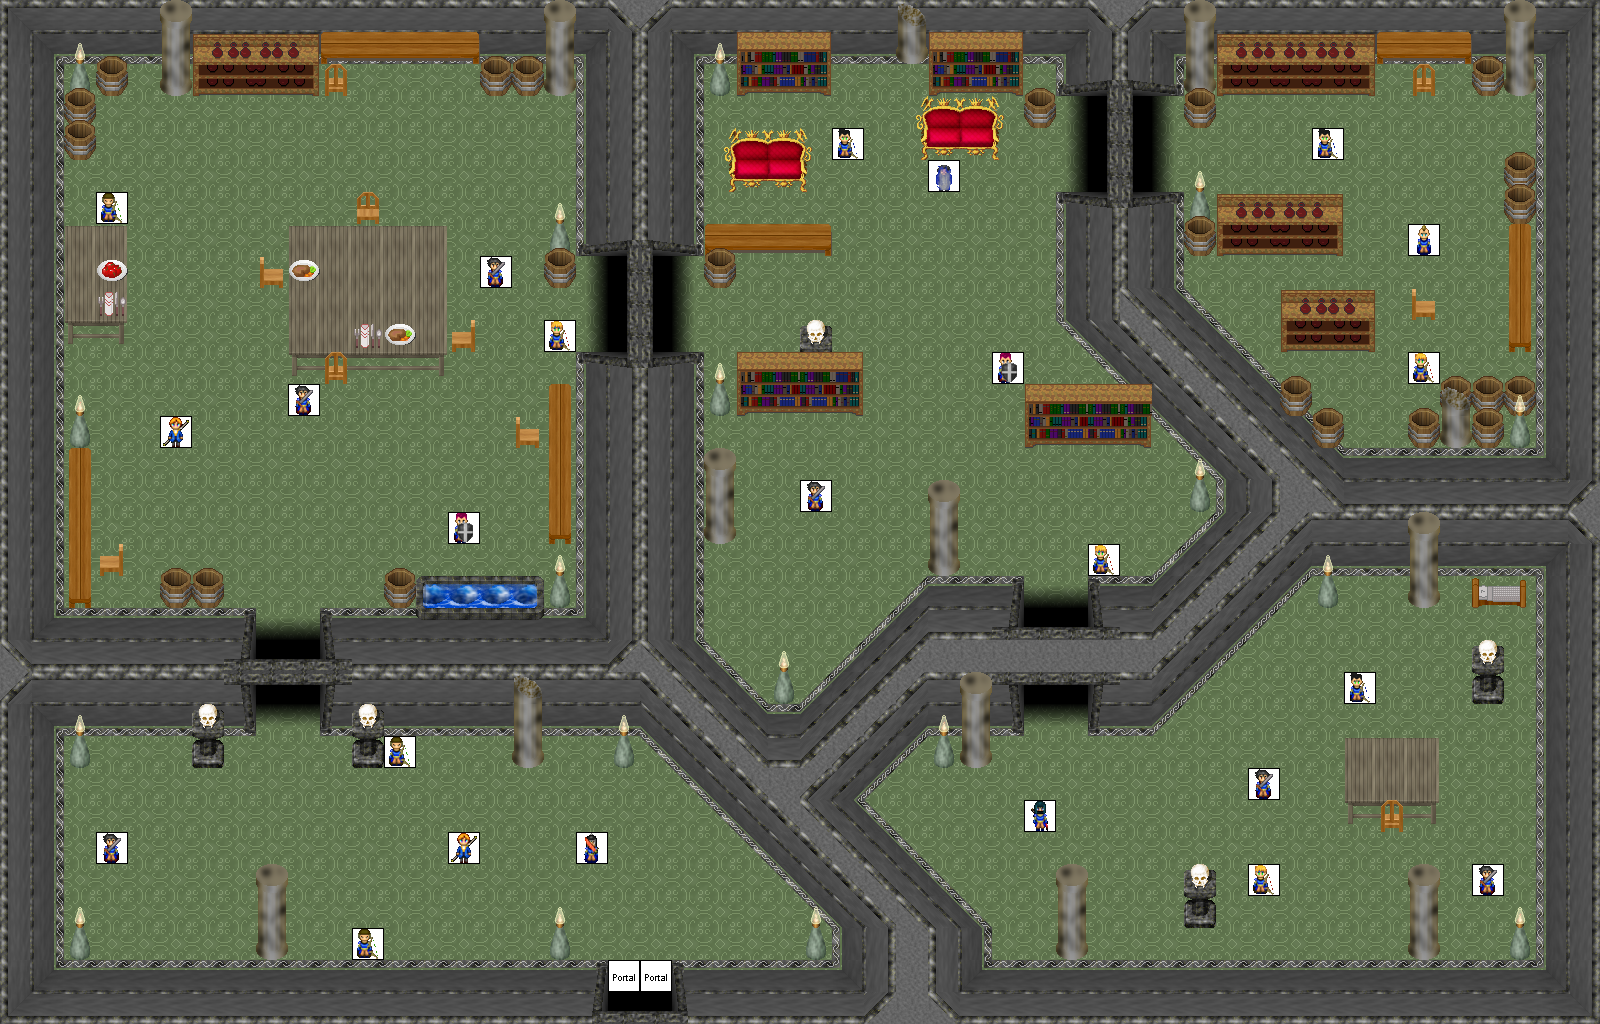

Below is a game level as drawn by its tile map, then a one-line description and the .tmx that defines it (tile-layer data replaced by summaries):
An orthogonal 50x32 tile map with 32x32 px tiles, 6 tile layers (0_floor, 1_terrain, 2_object, 3_roof, ...), 1 hidden layer not drawn, 21 tilesets and 6 objects (4x mapchange, 2x mapchange_exit).

<map version="1.8" tiledversion="1.8.4" orientation="orthogonal" renderorder="right-down" width="50" height="32" tilewidth="32" tileheight="32" infinite="0" nextlayerid="8" nextobjectid="1">
 <tileset firstgid="1" name="../../tileset/item/statue/skullpedestal.png" tilewidth="32" tileheight="32" tilecount="2" columns="1">
  <image source="../../tileset/item/statue/skullpedestal.png" width="32" height="64" />
 </tileset>
 <tileset firstgid="3" name="../../tileset/furniture/light/dark_torch.png" tilewidth="32" tileheight="32" tilecount="8" columns="2">
  <image source="../../tileset/furniture/light/dark_torch.png" width="64" height="128" />
 </tileset>
 <tileset firstgid="11" name="../../tileset/furniture/table/long_front_on.png" tilewidth="32" tileheight="32" tilecount="3" columns="1">
  <image source="../../tileset/furniture/table/long_front_on.png" width="32" height="96" />
 </tileset>
 <tileset firstgid="14" name="../../tileset/item/blood/floor_stains_2.png" tilewidth="32" tileheight="32" tilecount="4" columns="2">
  <image source="../../tileset/item/blood/floor_stains_2.png" width="64" height="64" />
 </tileset>
 <tileset firstgid="18" name="../../tileset/furniture/table/bench.png" tilewidth="32" tileheight="32" tilecount="3" columns="3">
  <image source="../../tileset/furniture/table/bench.png" width="96" height="32" />
 </tileset>
 <tileset firstgid="21" name="../../tileset/furniture/chair/wooden.png" tilewidth="32" tileheight="32" tilecount="5" columns="5">
  <image source="../../tileset/furniture/chair/wooden.png" width="160" height="32" />
 </tileset>
 <tileset firstgid="26" name="../../tileset/furniture/table/grey_plain.png" tilewidth="32" tileheight="32" tilecount="9" columns="3">
  <image source="../../tileset/furniture/table/grey_plain.png" width="96" height="96" />
 </tileset>
 <tileset firstgid="35" name="../../tileset/item/statue/blackened_column.png" tilewidth="32" tileheight="32" tilecount="4" columns="1">
  <image source="../../tileset/item/statue/blackened_column.png" width="32" height="128" />
 </tileset>
 <tileset firstgid="39" name="../../tileset/logic/collision.png" tilewidth="32" tileheight="32" tilecount="1" columns="1">
  <image source="../../tileset/logic/collision.png" width="32" height="32" />
 </tileset>
 <tileset firstgid="40" name="../../tileset/logic/creature/human_imperial.png" tilewidth="32" tileheight="32" tilecount="16" columns="8">
  <image source="../../tileset/logic/creature/human_imperial.png" width="256" height="64" />
 </tileset>
 <tileset firstgid="56" name="../../tileset/logic/portal.png" tilewidth="32" tileheight="32" tilecount="24" columns="8">
  <image source="../../tileset/logic/portal.png" width="256" height="96" />
 </tileset>
 <tileset firstgid="80" name="../../tileset/furniture/shelve/pale_book_bottle_shelf.png" tilewidth="32" tileheight="32" tilecount="12" columns="3">
  <image source="../../tileset/furniture/shelve/pale_book_bottle_shelf.png" width="96" height="128" />
 </tileset>
 <tileset firstgid="92" name="../../tileset/furniture/chair/throne.png" tilewidth="32" tileheight="32" tilecount="6" columns="3">
  <image source="../../tileset/furniture/chair/throne.png" width="96" height="64" />
 </tileset>
 <tileset firstgid="98" name="../../tileset/furniture/bed/side_on.png" tilewidth="32" tileheight="32" tilecount="2" columns="2">
  <image source="../../tileset/furniture/bed/side_on.png" width="64" height="32" />
 </tileset>
 <tileset firstgid="100" name="../../tileset/item/pot/dark_barrel.png" tilewidth="32" tileheight="32" tilecount="2" columns="1">
  <image source="../../tileset/item/pot/dark_barrel.png" width="32" height="64" />
 </tileset>
 <tileset firstgid="102" name="../../tileset/item/food/meals_1.png" tilewidth="32" tileheight="32" tilecount="2" columns="2">
  <image source="../../tileset/item/food/meals_1.png" width="64" height="32" />
 </tileset>
 <tileset firstgid="104" name="../../tileset/furniture/crockery/knife_spoon.png" tilewidth="32" tileheight="32" tilecount="1" columns="1">
  <image source="../../tileset/furniture/crockery/knife_spoon.png" width="32" height="32" />
 </tileset>
 <tileset firstgid="105" name="../../tileset/furniture/sink/jacuzzi_dark_side_on.png" tilewidth="32" tileheight="32" tilecount="36" columns="3">
  <image source="../../tileset/furniture/sink/jacuzzi_dark_side_on.png" width="96" height="384" />
 </tileset>
 <tileset firstgid="141" name="indoor/floor" tilewidth="32" tileheight="32" tilecount="3" columns="3">
  <image source="../../tileset/ground/indoor/floor.png" width="96" height="32" />
 </tileset>
 <tileset firstgid="144" name="wall/int_grey" tilewidth="32" tileheight="32" tilecount="121" columns="11">
  <image source="../../tileset/building/wall/int_grey.png" width="352" height="352" />
 </tileset>
 <tileset firstgid="265" name="entrance/grey" tilewidth="32" tileheight="32" tilecount="25" columns="5">
  <image source="../../tileset/building/entrance/grey.png" width="160" height="160" />
 </tileset>
 <layer id="1" name="0_floor" width="50" height="32">
  <data>[1600 cells, 1593 non-empty, 6 distinct tile ids]</data>
 </layer>
 <layer id="2" name="1_terrain" width="50" height="32">
  <data>[1600 cells, 817 non-empty, 87 distinct tile ids]</data>
 </layer>
 <layer id="3" name="2_object" width="50" height="32">
  <data>[1600 cells, 89 non-empty, 36 distinct tile ids]</data>
 </layer>
 <layer id="4" name="3_roof" width="50" height="32">
  <data>[1600 cells, 143 non-empty, 24 distinct tile ids]</data>
 </layer>
 <layer id="5" name="objects" width="50" height="32">
  <data>[1600 cells, 26 non-empty, 11 distinct tile ids]</data>
 </layer>
 <layer id="6" name="collision" width="50" height="32" visible="0" opacity="0.5">
  <data>[1600 cells, 795 non-empty, 1 distinct tile ids]</data>
 </layer>
 <layer id="7" name="protection" width="50" height="32">
  <data>[1600 cells, 0 non-empty, 0 distinct tile ids]</data>
 </layer>
 <objectgroup name="Mapevents">
  <object name="house0_entrance_west" type="mapchange_exit" id="1" x="608" y="960" width="32" height="32">
   <properties>
    <property name="map" value="-1_fado_great_cave_w2_x1_y2" />
    <property name="place" value="house0_west_entrance" />
   </properties>
  </object>
  <object name="house0_entrance_east" type="mapchange_exit" id="2" x="640" y="960" width="32" height="32">
   <properties>
    <property name="map" value="-1_fado_great_cave_w2_x1_y2" />
    <property name="place" value="house0_east_entrance" />
   </properties>
  </object>
  <object name="east" type="mapchange" id="3" x="992" y="160" width="32" height="416">
   <properties>
    <property name="map" value="int_ados_bank_x1_y0" />
    <property name="place" value="west" />
   </properties>
  </object>
  <object name="east2" type="mapchange" id="4" x="992" y="736" width="32" height="224">
   <properties>
    <property name="map" value="int_ados_bank_x1_y0" />
    <property name="place" value="west2" />
   </properties>
  </object>
  <object name="west" type="mapchange" id="5" x="1024" y="128" width="32" height="288">
   <properties>
    <property name="map" value="int_ados_magician_house_x0_y0" />
    <property name="place" value="east" />
   </properties>
  </object>
  <object name="west2" type="mapchange" id="6" x="1024" y="448" width="32" height="512">
   <properties>
    <property name="map" value="int_ados_magician_house_x0_y0" />
    <property name="place" value="east2" />
   </properties>
  </object>
 </objectgroup>
</map>
